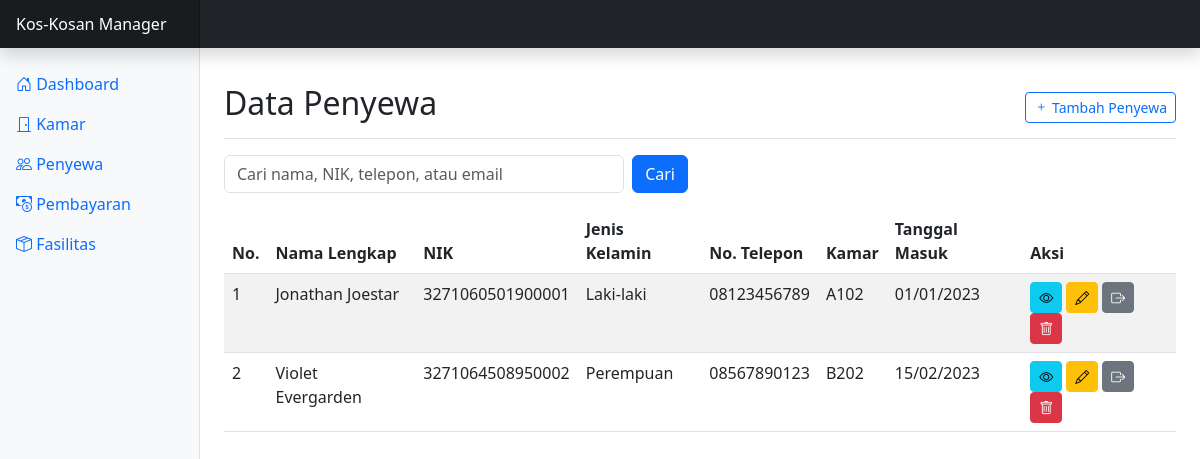
The page /penyewa.php on the database its author committed.
### tables this page shows
CREATE TABLE penyewa (
    id_penyewa INT AUTO_INCREMENT PRIMARY KEY,
    id_kamar INT NULL,
    nama_lengkap VARCHAR(100) NOT NULL,
    nik VARCHAR(20) NOT NULL,
    jenis_kelamin ENUM('L', 'P') NOT NULL,
    no_telepon VARCHAR(15) NOT NULL,
    email VARCHAR(100),
    alamat_asal TEXT NOT NULL,
    tanggal_masuk DATE NOT NULL,
    tanggal_keluar DATE,
    created_at TIMESTAMP DEFAULT CURRENT_TIMESTAMP,
    updated_at TIMESTAMP DEFAULT CURRENT_TIMESTAMP ON UPDATE CURRENT_TIMESTAMP,
    FOREIGN KEY (id_kamar) REFERENCES kamar(id_kamar) ON DELETE SET NULL
);

CREATE TABLE kamar (
    id_kamar INT AUTO_INCREMENT PRIMARY KEY,
    nomor_kamar VARCHAR(10) NOT NULL,
    lantai INT NOT NULL,
    ukuran VARCHAR(20) NOT NULL,
    harga_sewa DECIMAL(10, 2) NOT NULL,
    status ENUM('kosong', 'terisi') NOT NULL DEFAULT 'kosong',
    deskripsi TEXT,
    created_at TIMESTAMP DEFAULT CURRENT_TIMESTAMP,
    updated_at TIMESTAMP DEFAULT CURRENT_TIMESTAMP ON UPDATE CURRENT_TIMESTAMP
);

### class/Penyewa.php (called while the page is built, shortened)
<?php
class Penyewa {
    private $conn;
    private $table_name = "penyewa";
    public function __construct($db) {
        $this->conn = $db;
    }
    public function getAll($search = "") {
        $query = "SELECT p.*, k.nomor_kamar
                  FROM " . $this->table_name . " p
                  LEFT JOIN kamar k ON p.id_kamar = k.id_kamar";
        $query .= " ORDER BY p.nama_lengkap ASC";
        $stmt = $this->conn->prepare($query);
        $stmt->execute();
        return $stmt;
    }
}
?>

### view/penyewa/index.php (the view, shortened to what this page needs)
<?php
$search = isset($_GET['search']) ? $_GET['search'] : '';
$stmt = $penyewa->getAll($search);
?>
<div class="d-flex justify-content-between flex-wrap flex-md-nowrap align-items-center pt-3 pb-2 mb-3 border-bottom">
    <h1 class="h2">Data Penyewa</h1>
    <div class="btn-toolbar mb-2 mb-md-0">
        <a href="penyewa.php?action=add" class="btn btn-sm btn-outline-primary">
            <i class="bi bi-plus"></i> Tambah Penyewa
        </a>
    </div>
</div>
<div class="row mb-3">
    <div class="col-md-6">
        <form action="penyewa.php" method="GET" class="d-flex">
            <input type="text" name="search" class="form-control me-2" placeholder="Cari nama, NIK, telepon, atau email" value="<?php echo htmlspecialchars($search); ?>">
            <button type="submit" class="btn btn-primary">Cari</button>
        </form>
    </div>
</div>
<div class="table-responsive">
    <table class="table table-striped table-hover">
        <thead>
            <tr>
                <th>No.</th>
                <th>Nama Lengkap</th>
                <th>NIK</th>
                <th>Jenis Kelamin</th>
                <th>No. Telepon</th>
                <th>Kamar</th>
                <th>Tanggal Masuk</th>
                <th>Aksi</th>
            </tr>
        </thead>
        <tbody>
            <?php
            $no = 1;
            if($stmt->rowCount() > 0) {
                while($row = $stmt->fetch(PDO::FETCH_ASSOC)) {
                    extract($row);
                    echo "<tr>";
                    echo "<td>" . $no++ . "</td>";
                    echo "<td>" . $nama_lengkap . "</td>";
                    echo "<td>" . $nik . "</td>";
                    echo "<td>" . ($jenis_kelamin == 'L' ? 'Laki-laki' : 'Perempuan') . "</td>";
                    echo "<td>" . $no_telepon . "</td>";
                    echo "<td>" . ($nomor_kamar ? $nomor_kamar : '<span class="text-muted">-</span>') . "</td>";
                    echo "<td>" . date('d/m/Y', strtotime($tanggal_masuk)) . "</td>";
                    echo "<td>";
                    echo "<a href='penyewa.php?action=view&id=" . $id_penyewa . "' class='btn btn-sm btn-info me-1'><i class='bi bi-eye'></i></a>";
                    echo "<a href='penyewa.php?action=edit&id=" . $id_penyewa . "' class='btn btn-sm btn-warning me-1'><i class='bi bi-pencil'></i></a>";
                    if($id_kamar) {
                        echo "<a href='penyewa.php?action=checkout&id=" . $id_penyewa . "' class='btn btn-sm btn-secondary me-1' onclick='return confirm(\"Apakah Anda yakin ingin checkout penyewa ini?\")'><i class='bi bi-box-arrow-right'></i></a>";
                    }
                    echo "<a href='penyewa.php?action=delete&id=" . $id_penyewa . "' class='btn btn-sm btn-danger' onclick='return confirm(\"Apakah Anda yakin ingin menghapus penyewa ini?\")'><i class='bi bi-trash'></i></a>";
                    echo "</td>";
                    echo "</tr>";
                }
            } else {
                echo "<tr><td colspan='8' class='text-center'>Tidak ada data penyewa.</td></tr>";
            }
            ?>
        </tbody>
    </table>
</div>

### rows shown on the page
penyewa: nama_lengkap "Jonathan Joestar", nik "3271060501900001", jenis_kelamin "Laki-laki", no_telepon "08123456789", id_kamar.nomor_kamar "A102", tanggal_masuk "01/01/2023"
penyewa: nama_lengkap "Violet Evergarden", nik "3271064508950002", jenis_kelamin "Perempuan", no_telepon "08567890123", id_kamar.nomor_kamar "B202", tanggal_masuk "15/02/2023"
